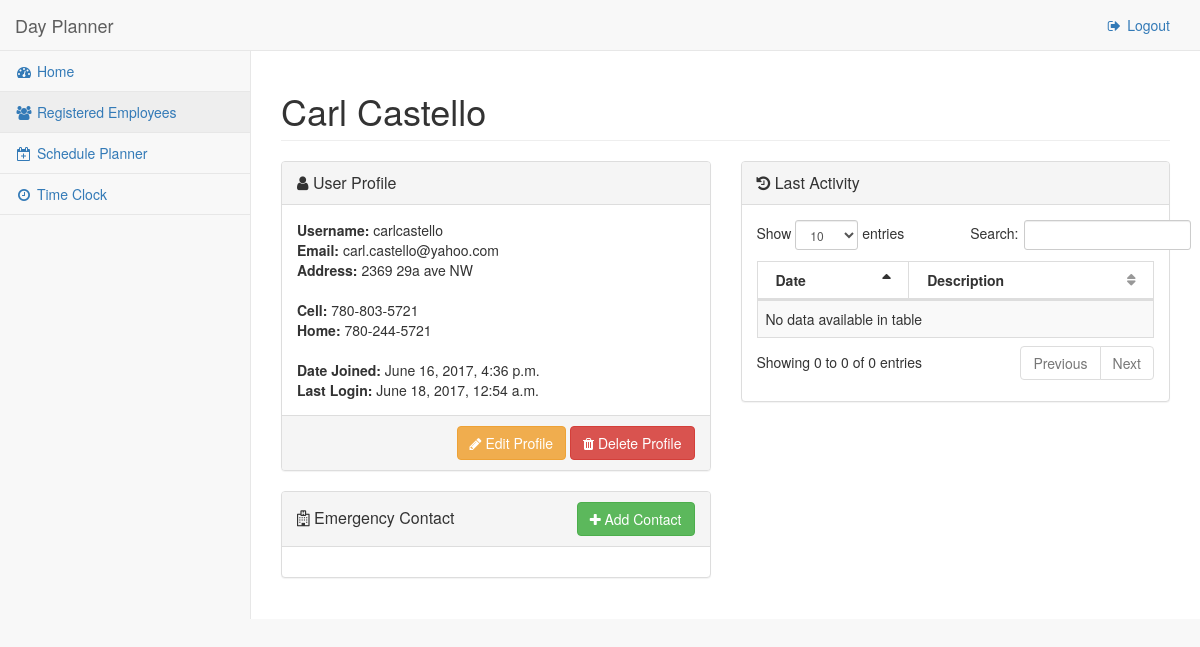
/app/registered-users/users/1/, run on an earlier commit of the app's database.
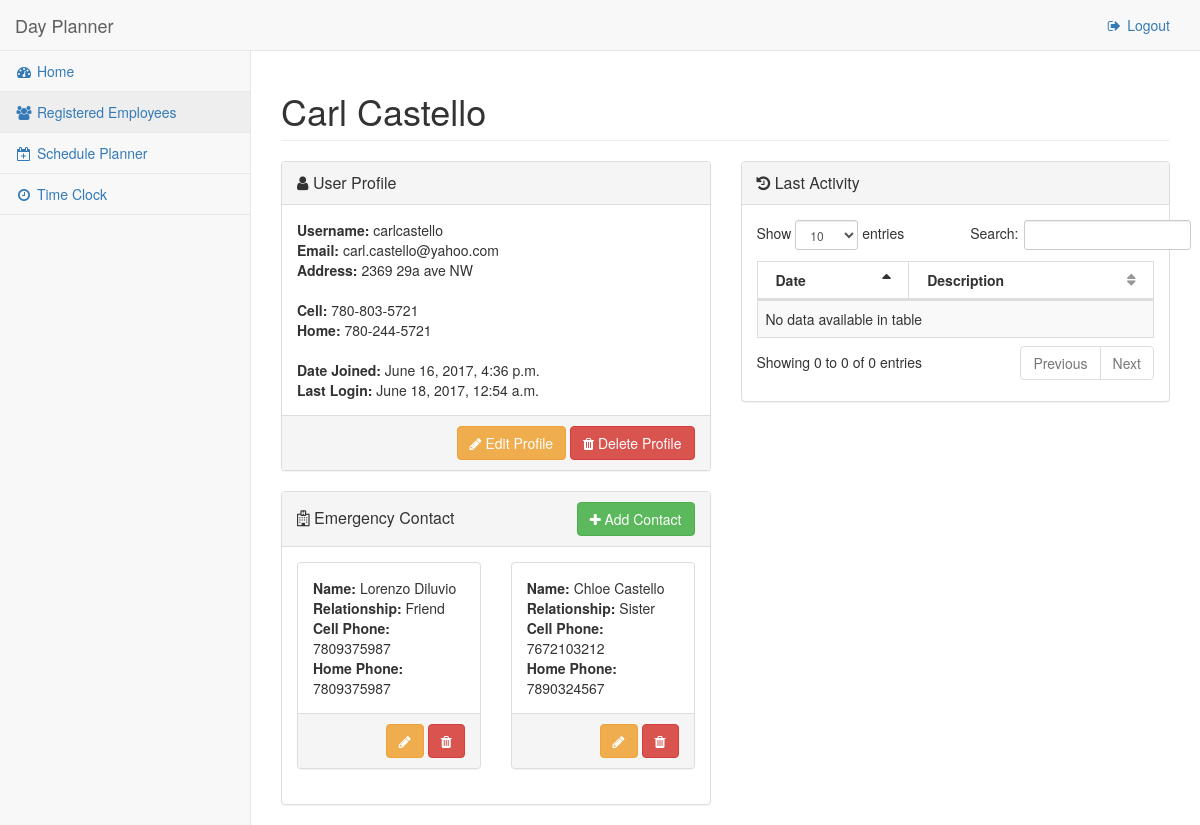
And on a later commit of the database.
### DayPlanner/models.py (models this page shows, shortened)
class Profile(models.Model):
    user = models.OneToOneField(
        User,
        on_delete=models.CASCADE
    )
    address = models.CharField(
        max_length=100,
        blank=True
    )
    cellnumber = models.CharField(
        max_length=12,
        blank=True
    )
    homenumber = models.CharField(
        max_length=12,
        blank=True
    )

class EmergencyContact(models.Model):
    firstname = models.CharField(
        max_length=100
    )
    lastname = models.CharField(
        max_length=100
    )
    cellnumber = models.CharField(
        max_length=12,
        blank=True
    )
    relationship = models.CharField(
        max_length=12,
        blank=True
    )
    homenumber = models.CharField(
        max_length=12,
        blank=True
    )
    profile = models.ForeignKey(
        Profile,
        on_delete = models.CASCADE
    )

### DayPlanner/views.py (the view, shortened to what this page needs)
# urls.py: url(r'^registered-users/users/(?P<pk>[0-9]+)/$', views.DetailUserView.as_view(), name = 'user_detail_view'),
class DetailUserView(TemplateView):
    template_name = "DayPlanner/detail_users.html"
    delete_url = "DayPlanner:registered_users"
    modify_url = "DayPlanner:user_detail_view"
    method_decorator(csrf_protect)
    def get_context_data(self, **kwargs):
        context = super(DetailUserView, self).get_context_data(**kwargs)
        user = User.objects.get(pk = kwargs["pk"])
        profile = Profile.objects.get(user=user)
        context["profile"] = profile
        return context

### DayPlanner/templates/DayPlanner/detail_users.html (shortened to what this page needs)
{% extends 'base_cp.html' %}
{% load static %}
{% load widget_tweaks %}
{% block css %}
<link href="{% static 'css/dataTables.bootstrap.css' %}" rel="stylesheet">
<link href="{% static 'css/dataTables.responsive.css' %}" rel="stylesheet">
{% endblock %}
{% block main_content %}
<div class="row">
	<div class="col-lg-12">
		<h1 class="page-header">
			<span id="firstnameText">{{ profile.user.first_name }}</span>
			<span id="lastnameText">{{ profile.user.last_name }}</span>
		</h1>
	</div>
</div>
<div class="row">
	<div class="col-lg-6">
		<div class="row">
			<div class="col-lg-12">
				<div class="panel panel-default">
					<div class="panel-heading">
						<span class="panel-title">
							<i class="fa fa-user" aria-hidden="true"></i> User Profile
						</span>
					</div>
					<div class="panel-body">
						<strong>Username:</strong> <span id="usernameText">{{ profile.user.username }}</span>
						<br>
						<strong>Email: </strong> <span id="emailText" >{{ profile.user.email }}</span>
						<br>
						<strong>Address:</strong> <span id="addressText">{{ profile.address }}</span>
						<br>
						<br>
						<strong>Cell:</strong> <span id="cellnumberText">{{ profile.cellnumber }}</span>
						<br>
						<strong>Home:</strong> <span id="homenumberText">{{ profile.homenumber }}</span>
						<br>
						<br>
						<strong>Date Joined: </strong> {{ profile.user.date_joined }}
						<br>
						<strong>Last Login: </strong> {{ profile.user.last_login }}
					</div>
					<div class="panel-footer">
						<div class="row">
							<div class="col-lg-12 text-right">
								<a class="btn btn-warning" id ="modify-user" href="#modifyUserModal" data-toggle="modal">
								<i class="fa fa-pencil" aria-hidden="true"></i> Edit Profile
								</a>
								<a class="btn btn-danger {% if request.user.pk == profile.user.pk %} disabled {% endif %}" id="delete-article" href="#deleteUserModal" data-toggle="modal" {% if request.user.pk == profile.user.pk %} disabled {% endif %}>
								<i class="fa fa-trash" aria-hidden="true"></i>
								Delete Profile
								</a>
							</div>
						</div>
					</div>
				</div>
				<div class="panel panel-default">
					<div class="panel-heading">
						<div class="row">
						<div class="col-xs-6">
							<span class="panel-title panel-title-with-buttons">
								<i class="fa fa-hospital-o" aria-hidden="true"></i> Emergency Contact
							</span>
						</div>
						<div class="col-xs-6 text-right">
							<a class="btn btn-user-create btn-success" data-toggle="modal" href="#createContactModal">
								<i class="fa fa-plus" aria-hidden="true"></i>
								Add Contact
							</a>
						</div>
						</div>
					</div>
					<div class="panel-body">
						<div class="row">
							{% for contact in profile.emergencycontact_set.all %}
							<div class="col-lg-6">
								<div class="panel panel-default">
									<div class="panel-body">
										<strong>Name:</strong>
										<span id="contactfirstnameText">{{ contact.firstname }}</span>
										<span id="contactlastnameText">{{ contact.lastname }}</span>
										<br>
										<strong>Relationship:</strong>
										<span id="contactrelationText">{{ contact.relationship }}</span>
										<br>
										<strong>Cell Phone:</strong>
										<span id="contactfcellnumberText">{{ contact.cellnumber }}</span>
										<br>
										<strong>Home Phone:</strong>
										<span id="contactfcellnumberText">{{ contact.homenumber }}</span>
									</div>
									<div class="panel-footer text-right">
										<a href="#editContactModal" data-toggle="modal" data-id="{{ contact.id }}" data-lastname="{{ contact.lastname }}" data-firstname="{{ contact.firstname }}" data-relationship="{{ contact.relationship }}" data-cellnumber="{{ contact.cellnumber }}" data-homenumber="{{ contact.homenumber }}" class="btn btn-warning" name="editContact" id="editContact" >
											<i class="fa fa-pencil" aria-hidden="true"></i>
										</a>
										<a href="#deleteContactModal" data-toggle="modal" data-id="{{ contact.id }}" class="btn btn-danger" name="deleteContact" id="deletecontact">
											<i class="fa fa-trash" aria-hidden="true"></i>
										</a>
									</div>
								</div>
							</div>
							{% endfor %}
						</div>
					</div>
				</div>
			</div>
		</div>
	</div>
	<div class="col-lg-6">
		<div class="panel panel-default">
			<div class="panel-heading">
				<span class="panel-title">
					<i class="fa fa-history" aria-hidden="true"></i> Last Activity
				</span>
			</div>
			<div class="panel-body">
				<table width="100%" class="table table-striped table-bordered table-hover" id="dataTables">
					<thead>
						<tr>
							<th>Date</th>
							<th>Description</th>
						</tr>
					</thead>
					<tbody>
					</tbody>
				</table>
			</div>
		</div>
	</div>
</div>
{% endblock %}

### DayPlanner/templates/base_cp.html
{% extends 'base.html' %}
{% block wrapper%}
<div id="wrapper">
    {% include 'includes/navigation.html' %}
    <div id="page-wrapper">
        {% block main_content %}
        {% endblock %}
    </div>
</div>
{% endblock %}

### templates/base.html (shortened to what this page needs)
{% load static %}
<!DOCTYPE html>
<html class="{{ page }}" lang="en">
<head>
    <link href="{% static 'css/bootstrap.min.css' %}" rel="stylesheet">
    <link href="{% static 'css/metisMenu.min.css' %}" rel="stylesheet">
    <link href="{% static 'css/sb-admin-2.css' %}" rel="stylesheet">
    <link href="{% static 'css/custom.css' %}" rel="stylesheet">
    <link href="{% static 'font-awesome/css/font-awesome.min.css' %}" rel="stylesheet" type="text/css">
    <link href="https://maxcdn.bootstrapcdn.com/font-awesome/4.6.3/css/font-awesome.min.css" rel="stylesheet"/>
    {% block css %}
    {% endblock %}
</head>
<body>
    {% block wrapper%}
    {% endblock %}
</body>
</html>

### templates/includes/navigation.html (shortened to what this page needs)
{% url 'DayPlanner:home' as home %}
{% url 'DayPlanner:registered_users' as registered_users %}
{% url 'DayPlanner:schedule_planner' as schedule_planner %}
<nav class="navbar navbar-default navbar-static-top" role="navigation" style="margin-bottom: 0">
    <div class="navbar-header">
        <a class="navbar-brand" href="{{ home }}">Day Planner</a>
    </div>
    <ul class="nav navbar-top-links navbar-right">
        <li>
            <a href="/">
                <i class="fa fa-sign-out fa-fw"></i>
                Logout
            </a>
        </li>
    </ul>
    <div class="navbar-default sidebar" role="navigation">
        <div class="sidebar-nav navbar-collapse">
            <ul class="nav" id="side-menu">
                <li>
                    <a href="{{ home }}"><i class="fa fa-dashboard fa-fw"></i> Home</a>
                </li>
                <li>
                    <a href="{{ registered_users }}"><i class="fa fa-users fa-fw" ></i> Registered Employees</a>
                </li>
                <li>
                    <a href="{{ schedule_planner }}"><i class="fa fa-calendar-plus-o fa-fw"></i> Schedule Planner</a>
                </li>
                <li>
                    <a href="/app"><i class="fa fa-clock-o fa-fw"></i> Time Clock</a>
                </li>
            </ul>
        </div>
    </div>
</nav>

### DayPlanner/static/css/sb-admin-2.css (style rules this page uses)
body { background-color: #f8f8f8; }
#wrapper { width: 100%; }
#page-wrapper { padding: 0 15px; min-height: 568px; background-color: white; }
@media (min-width: 768px) { #page-wrapper { position: inherit; margin: 0 0 0 250px; padding: 0 30px; border-left: 1px solid #e7e7e7; } }
.navbar-top-links { margin-right: 0; }
.navbar-top-links li { display: inline-block; }
.navbar-top-links li:last-child { margin-right: 15px; }
.navbar-top-links li a { padding: 15px; min-height: 50px; }
.sidebar .sidebar-nav.navbar-collapse { padding-left: 0; padding-right: 0; }
.sidebar ul li { border-bottom: 1px solid #e7e7e7; }
.sidebar ul li a.active { background-color: #eeeeee; }
@media (min-width: 768px) { .sidebar { z-index: 1; position: absolute; width: 250px; margin-top: 51px; } }
table.dataTable thead .sorting, table.dataTable thead .sorting_asc, table.dataTable thead .sorting_desc, table.dataTable thead .sorting_asc_disabled, table.dataTable thead .sorting_desc_disabled { background: transparent; }
table.dataTable thead .sorting_asc:after { content: "\f0de"; float: right; font-family: fontawesome; }
table.dataTable thead .sorting:after { content: "\f0dc"; float: right; font-family: fontawesome; color: rgba(50, 50, 50, 0.5); }

### DayPlanner/static/css/custom.css (style rules this page uses)
.panel-title-with-buttons { vertical-align: -webkit-baseline-middle; }

What changed in the data, as far as the page shows it:
added EmergencyContact: firstname "Lorenzo", lastname "Diluvio", relationship "Friend", cellnumber "7809375987", homenumber "7809375987"
added EmergencyContact: firstname "Chloe", lastname "Castello", relationship "Sister", cellnumber "7672103212", homenumber "7890324567"
